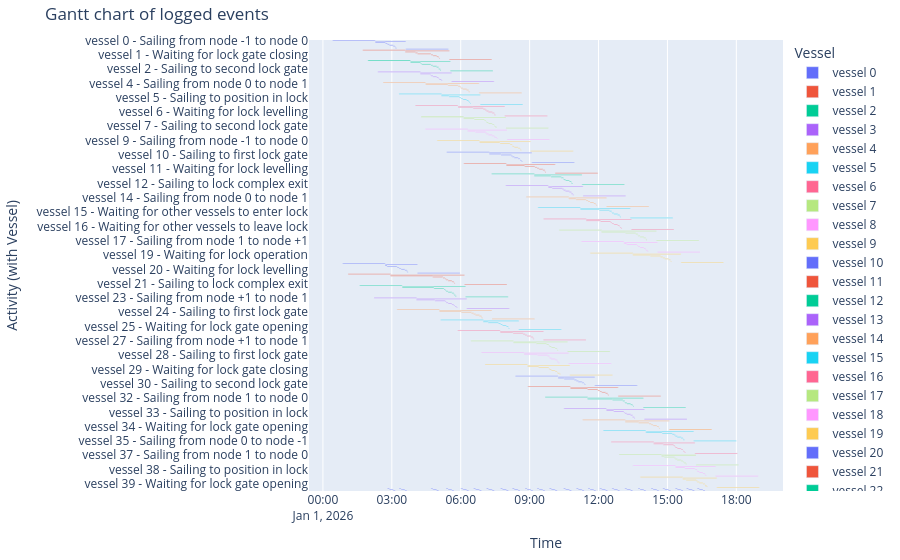

Notebook source saved alongside this figure:
### Markdown cell above
##### Gantt chart of event table
The Gantt chart becomes quite full

### Code cell
df_eventtable = logbook2eventtable([*env.vessels.obj.values, lock_chamber])
fig = generate_vessel_gantt_chart(df_eventtable)
